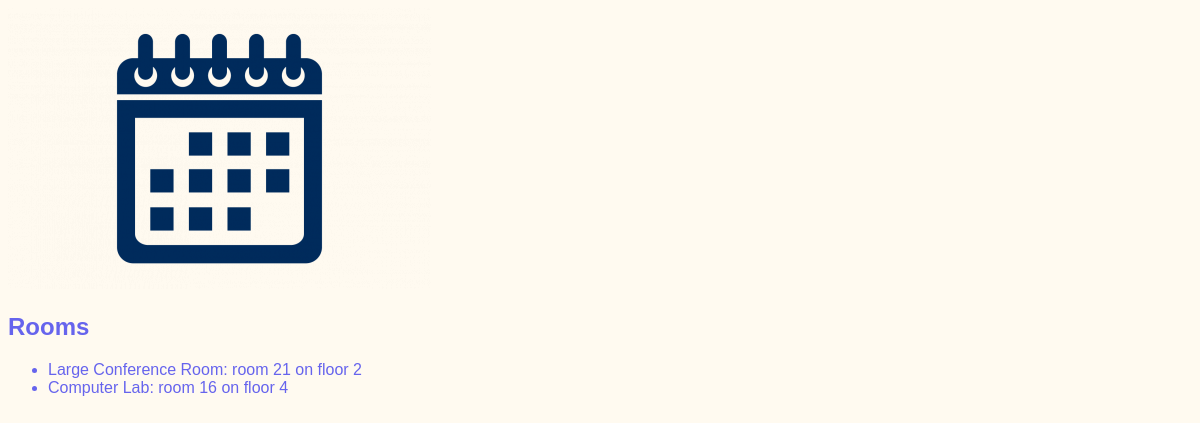
The page /meetings/rooms on the database as committed earlier.
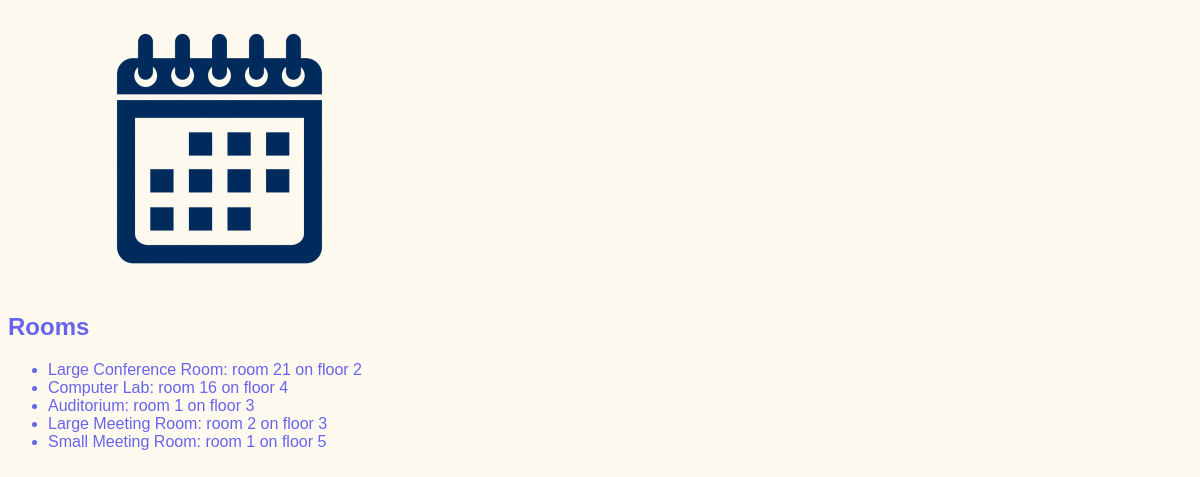
The same page on the database as committed later.
### meetings/models.py (models this page shows)
class Room(models.Model):
    name = models.CharField(max_length=50)
    floor = models.IntegerField()
    room_number = models.IntegerField()
    def __str__(self):
        return f"{self.name}: room {self.room_number} on floor {self.floor}"

### meetings/views.py (the view)
# urls.py: path('rooms', views.rooms_list, name='rooms'),
def rooms_list(request):
    return render(request, 'meetings/rooms_list.html',
    {"rooms": Room.objects.all()})

### meetings/templates/meetings/rooms_list.html (shortened to what this page needs)
{%extends "base.html" %}
{% block content %}
    <h2>Rooms</h2>
    <ul>
        {% for room in rooms %}
        <li>
            {{room}}
        </li>
        {% endfor %}
    </ul>
    {% endblock %}

### website/templates/base.html (shortened to what this page needs)
{% load static %}
<!DOCTYPE html>
<html lang="en">
<head>
    <link rel="stylesheet" href="{% static 'website/style.css' %}">
</head>
<body>
    <img src="{% static 'website/calendar.png' %}">
    {% block content %}{% endblock %}
</body>
</html>

### website/static/website/style.css (style rules this page uses)
body { font-family: sans-serif; color: rgb(102, 100, 237); background-color: floralwhite; }

Rows that differ between the two databases and show on the page:
added Room: name+room_number+floor "Auditorium: room 1 on floor 3"
added Room: name+room_number+floor "Large Meeting Room: room 2 on floor 3"
added Room: name+room_number+floor "Small Meeting Room: room 1 on floor 5"
